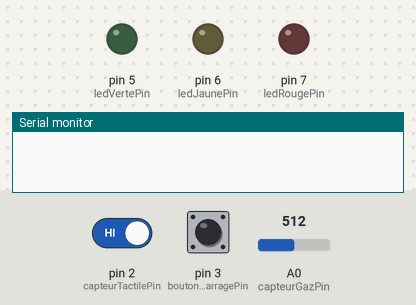
Simulated run of this sketch. Board: Arduino Mega 2560, built with avr-gcc and run on an emulated ATmega2560. Shown: output pins drawn as LEDs (lit = HIGH), the last lines printed to the serial monitor. Inputs (shaded band) come from the test bench; at power-on: pin 3 (boutonDemarragePin) HIGH, pin 2 (capteurTactilePin) HIGH, A0 (capteurGazPin) = 512.

Above: at 1.2 s.
1.3 s: pin 3 (boutonDemarragePin) pulled LOW for 0.15 s
2.9 s: pin 2 (capteurTactilePin) driven LOW and pin 3 (boutonDemarragePin) driven LOW
At 3.5 s:
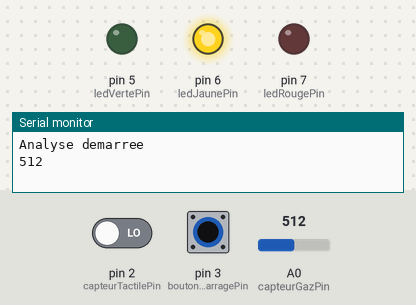
Timing chart, 0 to 5.9 s (numbered marks = the images above; inputs shaded):
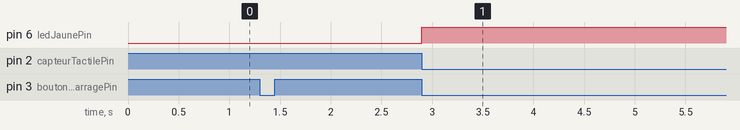

The sketch:

Gaz_complet.ino
```cpp
#include <avr/interrupt.h>

// Broches des capteurs et actionneurs
const int capteurGazPin = A0;  // Modifié pour correspondre au schéma
const int capteurTactilePin = 2;  // Modifié pour correspondre au schéma
const int boutonDemarragePin = 3;  // Modifié pour correspondre au schéma
const int boutonArretPin = 4;  // Modifié pour correspondre au schéma
const int ledVertePin = 5;  // Modifié pour correspondre au schéma
const int ledJaunePin = 6;  // Modifié pour correspondre au schéma
const int ledRougePin = 7;  // Modifié pour correspondre au schéma

// Seuils pour les LED (ajustés pour la résolution 10 bits de l'Arduino Mega)
const int SEUIL_ROUGE = 700;  // Ajusté pour la résolution 10 bits
const int SEUIL_JAUNE = 400;  // Ajusté pour la résolution 10 bits

// État de l'analyse
volatile bool analyseActive = false;

void setup() {
  // Initialisation des broches
  pinMode(capteurGazPin, INPUT);
  pinMode(capteurTactilePin, INPUT_PULLUP);
  pinMode(ledVertePin, OUTPUT);
  pinMode(ledJaunePin, OUTPUT);
  pinMode(ledRougePin, OUTPUT);

  // Configuration des interruptions
  pinMode(boutonDemarragePin, INPUT_PULLUP);
  pinMode(boutonArretPin, INPUT_PULLUP);
  attachInterrupt(digitalPinToInterrupt(boutonDemarragePin), demarrerAnalyse, FALLING);
  attachInterrupt(digitalPinToInterrupt(boutonArretPin), arreterAnalyse, FALLING);

  // Initialisation de la communication série pour le débogage
  Serial.begin(9600);
}

void loop() {
  if (analyseActive) {
    int valeurGaz = analogRead(capteurGazPin);
    afficherDonnees(valeurGaz);
    mettreAJourLEDs(valeurGaz);
    delay(1000);
  }
}

void demarrerAnalyse() {
  if (!analyseActive && digitalRead(capteurTactilePin) == LOW) {
    analyseActive = true;
    Serial.println("Analyse demarree");
  } else if (!analyseActive) {
    Serial.println("Veuillez toucher le capteur tactile pour demarrer l'analyse");
  }
}

void arreterAnalyse() {
  if (analyseActive) {
    analyseActive = false;
    eteindreLEDs();
    Serial.println("Analyse arretee");
  }
}

void afficherDonnees(int valeur) {
  Serial.println(valeur);
}

void mettreAJourLEDs(int valeur) {
  digitalWrite(ledVertePin, valeur <= SEUIL_JAUNE ? HIGH : LOW);
  digitalWrite(ledJaunePin, valeur > SEUIL_JAUNE && valeur <= SEUIL_ROUGE ? HIGH : LOW);
  digitalWrite(ledRougePin, valeur > SEUIL_ROUGE ? HIGH : LOW);
}

void eteindreLEDs() {
  digitalWrite(ledVertePin, LOW);
  digitalWrite(ledJaunePin, LOW);
  digitalWrite(ledRougePin, LOW);
}
```

Measured:
- after the input at 2.9 s, pin 6 (ledJaunePin): LOW → HIGH at once
